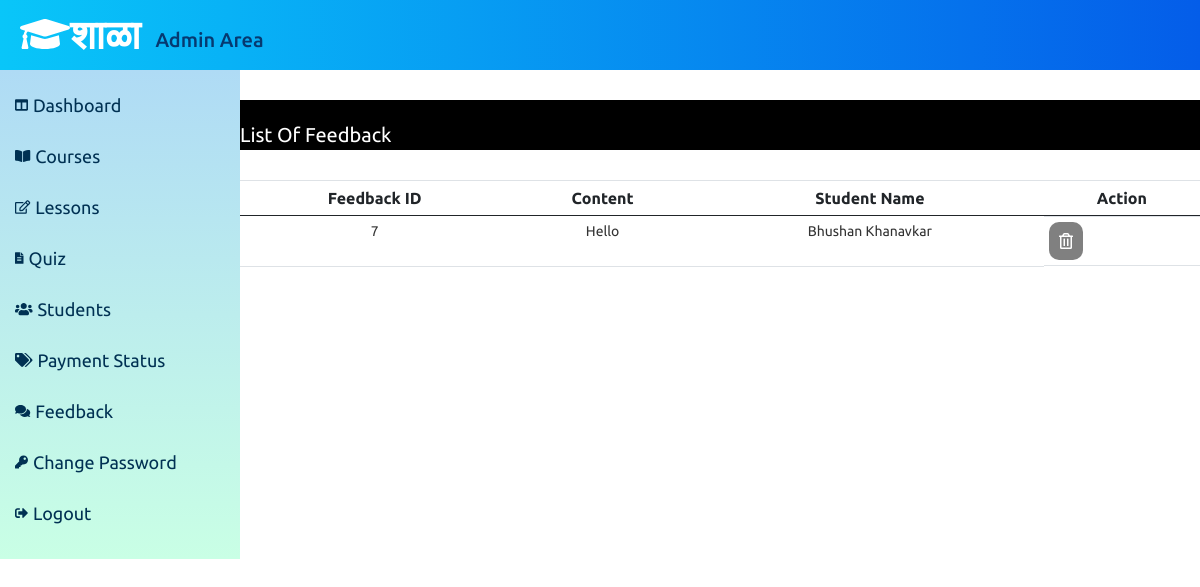
Page /Admin/feedback.php (signed in) on the committed database.
### tables this page shows
CREATE TABLE `feedback` (
  `f_id` int(11) NOT NULL,
  `f_content` text NOT NULL,
  `stu_id` int(11) NOT NULL,
  `stu_name` text NOT NULL
);

### Admin/feedback.php (the view, shortened to what this page needs)
<?php
include('./adminInclude/adminheader.php');
include('../dbconnection.php');
?>
    <div class="Content">
        <div class="heading">
            <p style="text-align: left">List Of Feedback</p>
        </div>
        <?php
         $sql = "SELECT * FROM feedback";
         $result = $conn->query($sql);
         if($result->num_rows > 0){
        ?>
        <table class="table">
            <thead>
                <tr>
                    <th scope="col">Feedback ID</th>
                    <th scope="col">Content</th>
                    <th scope="col">Student Name</th>
                    <th scope="col">Action</th>
                </tr>
            </thead>
            <tbody>
                <?php while($row = $result->fetch_assoc()){
                echo '<tr>';
                    echo '<td scope="row">'.$row['f_id'].'</td>';
                    echo '<td scope="row">'.$row['f_content'].'</td>';
                    echo '<td scope="row">'.$row['stu_name'].'</td>';
                    echo '<td scope="row" style="display:flex;">';
                        echo '
                        <form action="" method="POST" class="d-inline">
                        <input type="hidden" name="id" value='.$row["f_id"].'>
                          <button type="submit" class="trashbtn" name="delete" value="Delete">
                            <i class="far fa-trash-alt"></i>
                          </button>
                        </form>
                    </td>
                </tr>';
             } ?>
            </tbody>
        </table>
        <?php } else{
            echo "0 Result";
        }
        ?>
    </div>
<?php
include('./adminInclude/adminfooter.php');
?>

### css/adminstyle.css (style rules this page uses)
* { font-family: "Ubuntu", sans-serif; margin: 0; padding: 0; border: none; outline: none; text-decoration: none; }
html { overflow-x: hidden; font-size: 62.5%; }
.Content { margin-top: 100px; width: 80%; display: flex; justify-content: flex-start; align-items: center; flex-direction: column; }
.heading { background: #000; color: #fff; padding-top: 20px; font-size: 20px; height: 50px; width: 100%; }
table { margin-bottom: 50px; margin-top: 30px; border-collapse: collapse; text-align: center; }
tr { display: table-row; }
.table th { font-size: 16px; font-weight: 700; }
.table td { font-size: 14px; font-weight: normal; color: #333; }
.table td, .table th { padding: 10px; border-top: 1px solid #dee2e6; }
th { border-bottom: 2px solid #dee2e6; }
.table td .trashbtn { cursor: pointer; padding: 7px 10px; background: #808080; color: #fff; font-size: 16px; border-radius: 10px; }

### rows in the picture
feedback: f_id "7", f_content "Hello", stu_name "Bhushan Khanavkar"
